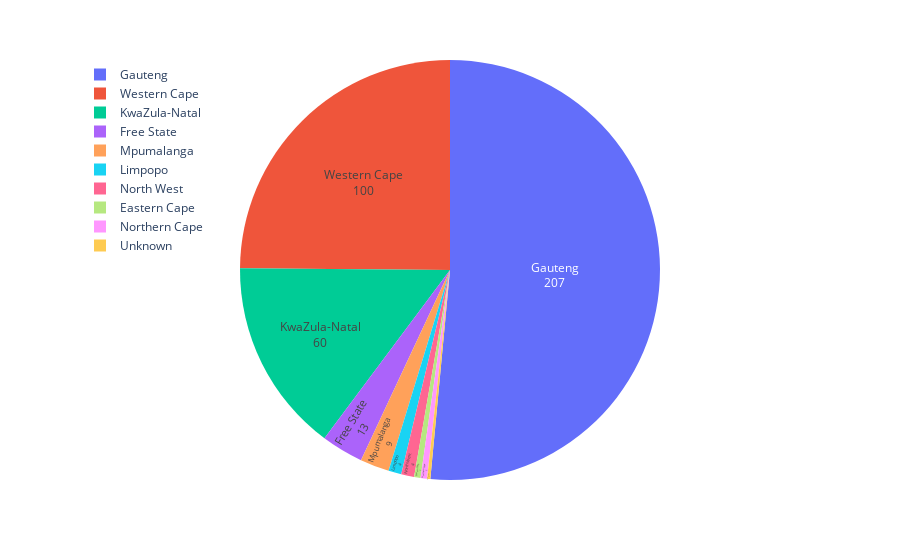

The code cell stored with this chart in its notebook:
### Code cell
fig_province = px.pie(province_cases, values='total', names='province')
fig_province.update_layout(legend=dict(x=0, y=1))
# hov_template = ''
fig_province.update_traces(hoverinfo= 'label+percent', 
                  hovertemplate = '%{label}<br>%{value}',
                  textinfo='value+label',
                  textposition='inside')
fig_province.show()

### Figure 1 — Plotly figure (JSON) as saved in the notebook; plotly's stock layout.template omitted (floating-point values rounded to 4 significant figures)
{"data": [{"domain": {"x": [0, 1], "y": [0, 1]}, "hoverinfo": "label+percent", "hoverlabel": {"namelength": 0}, "hovertemplate": "%{label}<br>%{value}", "labels": ["Eastern Cape", "Free State", "Gauteng", "KwaZula-Natal", "Limpopo", "Mpumalanga", "Northern Cape", "North West", "Western Cape", "Unknown"], "legendgroup": "", "name": "", "showlegend": true, "textinfo": "value+label", "textposition": "inside", "type": "pie", "values": [2, 13, 207, 60, 4, 9, 2, 4, 100, 1]}], "layout": {"legend": {"tracegroupgap": 0, "x": 0, "y": 1}, "margin": {"t": 60}}}
